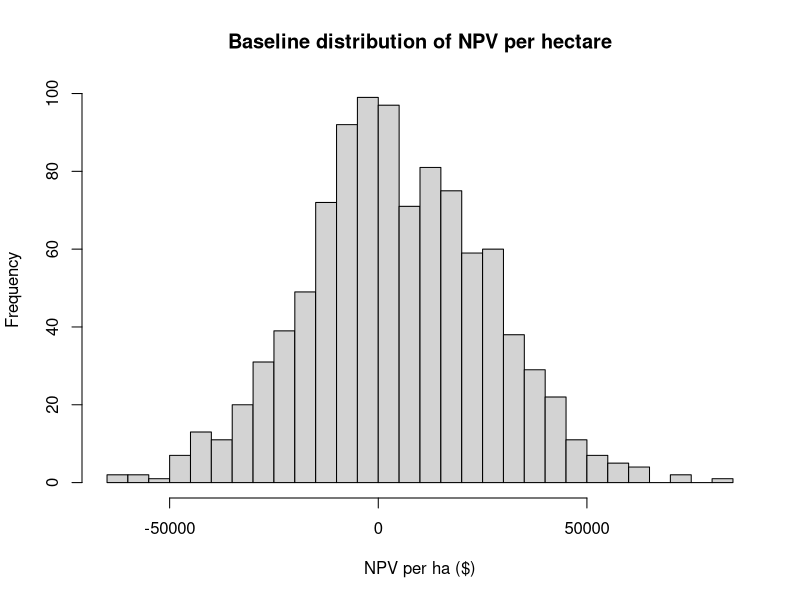
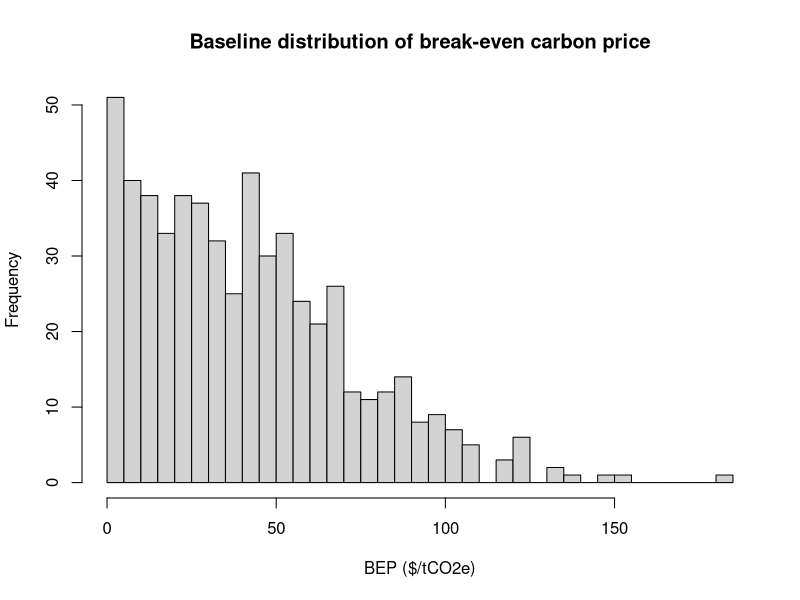
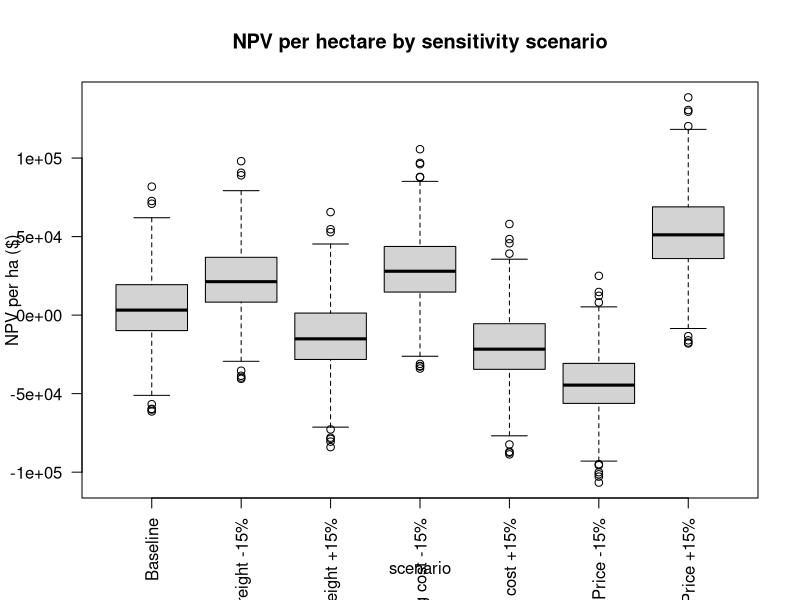
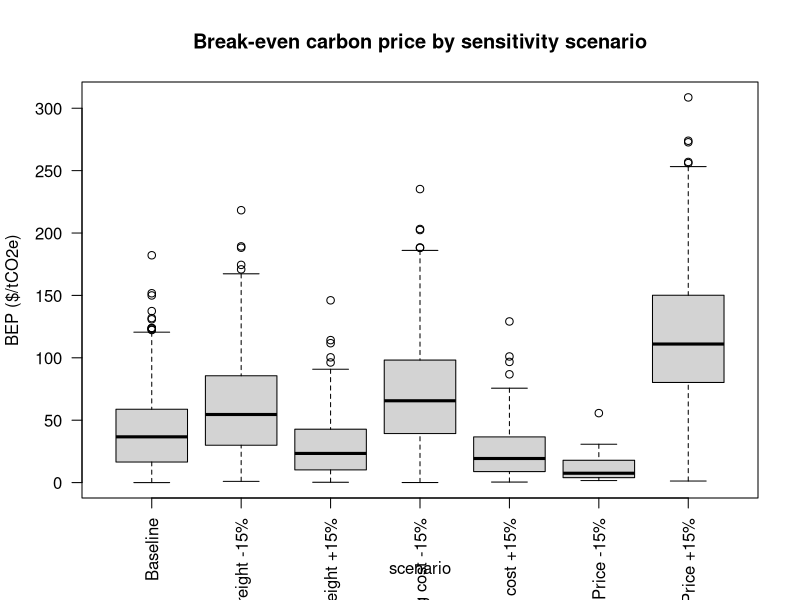

Reproduce these figures in R, in order.
# ============================================================
# Monte Carlo NPV with STOCHASTIC two-leg freight
# + Sensitivity analysis: price, freight, and operating cost
#   each increase/decrease by 15%
#
# TON BASIS:
# - Yields are tons
# - Prices & costs are $/ton
# - Freight is generated as $/m3, then converted to $/ton
# ============================================================

suppressPackageStartupMessages({
  library(dplyr)
  library(tidyr)
  library(tibble)
})

# --------------------------
# 0) Helper
# --------------------------
km_to_cost_per_m3 <- function(km, rate_per_km, capacity_m3_per_TL) {
  (rate_per_km * km) / capacity_m3_per_TL
}

expand_to_all_iters <- function(mean_path_tbl, value_cols, iter_ids) {
  stopifnot("year" %in% names(mean_path_tbl))
  stopifnot(all(value_cols %in% names(mean_path_tbl)))
  
  grid <- tidyr::crossing(
    iteration = iter_ids,
    year      = sort(unique(mean_path_tbl$year))
  )
  
  out <- dplyr::left_join(grid, mean_path_tbl, by = "year") |>
    dplyr::arrange(iteration, year)
  
  dplyr::select(out, iteration, year, dplyr::all_of(value_cols))
}

# --------------------------
# 1) Read data
# --------------------------
costs_data  <- read.csv("data/simulated_costs.csv")
prices_data <- read.csv("data/simulated_peat_prices_lognormal_t.csv")
yield_t     <- read.csv("data/simulated_peat_volume_t.csv")  # yield is TON/ha

# Ensure types
costs_data  <- costs_data |>
  dplyr::mutate(
    iteration = as.integer(iteration),
    year = as.integer(year)
  )

prices_data <- prices_data |>
  dplyr::mutate(
    iteration = as.integer(iteration),
    year = as.integer(year)
  )

yield_t     <- yield_t |>
  dplyr::mutate(
    iteration = as.integer(iteration),
    year = as.integer(year)
  )

# Standardize names
costs_data <- costs_data |> dplyr::rename(costs_t = costs)
yield_t    <- yield_t    |> dplyr::rename(tons_ha = yield_t)

# Build balanced base panel
base_panel <- prices_data |> 
  dplyr::select(iteration, year, price_t) |>
  dplyr::inner_join(
    costs_data |> dplyr::select(iteration, year, costs_t),
    by = c("iteration", "year")
  ) |>
  dplyr::inner_join(
    yield_t |> dplyr::select(iteration, year, tons_ha),
    by = c("iteration", "year")
  ) |>
  dplyr::arrange(iteration, year)

iter_ids   <- sort(unique(base_panel$iteration))
years_vec  <- sort(unique(base_panel$year))
N_iter     <- length(iter_ids)
final_year <- max(years_vec)

# --------------------------
# 2) Key parameters
# --------------------------
area_ha       <- 100
discount_rate <- 0.07
depr_rate     <- 0.08

# --- Bale-based volume conversion ---
bale_ft3           <- 6
compression_factor <- 2
ft3_to_m3          <- 0.028317
bales_per_ton      <- 26

m3_per_bale_loose <- bale_ft3 * compression_factor * ft3_to_m3
m3_per_ton_fluffy <- m3_per_bale_loose * bales_per_ton
m3_per_ton_comp   <- m3_per_ton_fluffy / compression_factor

# Royalty (originally per m3 fluffy) -> convert to $/ton using fluffy m3/ton
royalty_per_cy <- 0.11
m3_to_cy       <- 1.30795
royalty_per_m3 <- royalty_per_cy * m3_to_cy
royalty_per_t  <- royalty_per_m3 * m3_per_ton_fluffy

# Restoration (paid in final year, per ha)
restoration_cost_per_ha <- 3485

# Salvage factor
salvage_factor <- (1 - depr_rate)^final_year

# --------------------------
# 3) Year-0 fixed costs (draw per iteration)
# --------------------------
set.seed(123)
initial_costs <- runif(N_iter, min = 2051500, max = 2653000)
env_app_costs <- runif(N_iter, min = 300000,  max = 1000000)

initial_df <- tibble::tibble(
  iteration              = iter_ids,
  initial_cost_equipment = initial_costs,
  env_app_cost           = env_app_costs
) |>
  dplyr::mutate(
    total_initial_cost = initial_cost_equipment + env_app_cost,
    salvage_equipment  = initial_cost_equipment * salvage_factor
  )

# --------------------------
# 4) Freight assumptions
# --------------------------
# Leg 1: Bog -> Plant (bulk TLs) [FLUFFY volume basis]
leg1_rate_per_km <- 2.00
leg1_cap_m3_TL   <- 125
leg1_dist_km     <- c(379, 429, 505, 278, 207)

# Leg 2: Plant -> Customer (palletized TLs) [COMPRESSED volume basis]
leg2_rate_per_km <- 0.66
leg2_cap_m3_TL   <- 71
bc_dist_km       <- 1023
ca_dist_km_vec   <- c(1964, 2148, 2284)
share_CA         <- 0.50

# --------------------------
# 5) Build stochastic freight
# --------------------------
set.seed(456)
iy_grid <- tidyr::crossing(iteration = iter_ids, year = years_vec)

freight_draws <- iy_grid |>
  dplyr::mutate(
    leg1_km = sample(leg1_dist_km, size = dplyr::n(), replace = TRUE),
    is_CA   = runif(dplyr::n()) < share_CA,
    leg2_km = ifelse(
      is_CA,
      sample(ca_dist_km_vec, size = dplyr::n(), replace = TRUE),
      bc_dist_km
    ),
    
    freight1_m3_fluffy     = km_to_cost_per_m3(leg1_km, leg1_rate_per_km, leg1_cap_m3_TL),
    freight2_m3_compressed = km_to_cost_per_m3(leg2_km, leg2_rate_per_km, leg2_cap_m3_TL),
    
    freight1_t_fluffy     = freight1_m3_fluffy     * m3_per_ton_fluffy,
    freight2_t_compressed = freight2_m3_compressed * m3_per_ton_comp
  ) |>
  dplyr::select(iteration, year, is_CA, freight1_t_fluffy, freight2_t_compressed)

summary(freight_draws)
num_cols_fd <- sapply(freight_draws, is.numeric)
sapply(freight_draws[, num_cols_fd, drop = FALSE], sd, na.rm = TRUE)

# ============================================================
# 6) Carbon emissions (fixed across sensitivity scenarios)
# ============================================================

# ---- 6.1 Carbon-accounting parameters ----
k_decay    <- 0.054
C_frac_dry <- 0.46

moisture_frac <- 0.50
dry_frac      <- 1 - moisture_frac

EF_onsite_value <- 1.4
EF_unit         <- "tC"

# ---- 6.2 Conversion ----
tC_to_tCO2 <- function(tC) tC * (44 / 12)

# ---- 6.3 Off-site emissions ----
offsite_emissions_time_integrated <- function(m_tC, k) {
  Tn <- length(m_tC)
  R  <- numeric(Tn)
  E  <- numeric(Tn)
  
  for (t in seq_len(Tn)) {
    R[t] <- m_tC[t] + (1 - k) * ifelse(t == 1, 0, R[t - 1])
    E[t] <- k * R[t]
  }
  E
}

# ---- 6.4 Emissions depend only on physical production, not price/cost scenarios ----
emissions_df <- base_panel |>
  dplyr::group_by(iteration) |>
  dplyr::arrange(year, .by_group = TRUE) |>
  dplyr::mutate(
    area_ha    = area_ha,
    total_tons = tons_ha * area_ha,
    m_tC       = total_tons * dry_frac * C_frac_dry,
    offsite_tC = offsite_emissions_time_integrated(m_tC, k_decay),
    offsite_tCO2e = tC_to_tCO2(offsite_tC),
    
    onsite_tCO2e = if (EF_unit == "tC") {
      tC_to_tCO2(EF_onsite_value * area_ha)
    } else {
      EF_onsite_value * area_ha
    },
    
    total_tCO2e = onsite_tCO2e + offsite_tCO2e,
    disc_tCO2e  = total_tCO2e / ((1 + discount_rate)^year)
  ) |>
  dplyr::ungroup()

# ---- 6.5 PV emissions per iteration ----
pv_emis <- emissions_df |>
  dplyr::group_by(iteration) |>
  dplyr::summarise(
    T = max(year),
    area_ha = first(area_ha),
    
    PV_onsite_1T  = sum(onsite_tCO2e  / ((1 + discount_rate)^year), na.rm = TRUE),
    PV_offsite_1T = sum(offsite_tCO2e / ((1 + discount_rate)^year), na.rm = TRUE),
    
    offsite_T = offsite_tCO2e[year == T][1],
    
    PV_offsite_tail = (offsite_T / ((1 + discount_rate)^T)) *
      ((1 - k_decay) / (discount_rate + k_decay)),
    
    PV_tCO2e_total  = PV_onsite_1T + PV_offsite_1T + PV_offsite_tail,
    PV_tCO2e_per_ha = PV_tCO2e_total / area_ha,
    .groups = "drop"
  )

cat("\n--- PV emissions (tCO2e/ha), INCLUDING infinite off-site tail ---\n")
print(summary(pv_emis$PV_tCO2e_per_ha))

# ============================================================
# 7) Scenario runner
# ============================================================

run_project_scenario <- function(price_mult = 1,
                                 freight_mult = 1,
                                 cost_mult = 1) {
  
  all_data <- base_panel |>
    dplyr::inner_join(freight_draws, by = c("iteration", "year")) |>
    dplyr::left_join(initial_df, by = "iteration") |>
    dplyr::mutate(
      # scenario-adjusted unit values
      price_t_scn     = price_t * price_mult,
      costs_t_scn     = costs_t * cost_mult,
      freight1_t_scn  = freight1_t_fluffy * freight_mult,
      freight2_t_scn  = freight2_t_compressed * freight_mult,
      
      # quantities
      total_tons          = tons_ha * area_ha,
      total_fluffy_m3     = total_tons * m3_per_ton_fluffy,
      total_compressed_m3 = total_tons * m3_per_ton_comp,
      
      # cash flow
      revenue             = price_t_scn * total_tons,
      variable_cost_total = costs_t_scn * total_tons,
      royalty_total       = royalty_per_t * total_tons,
      restoration_total   = dplyr::if_else(year == final_year,
                                           restoration_cost_per_ha * area_ha,
                                           0),
      
      freight1_total = freight1_t_scn * total_tons,
      freight2_total = freight2_t_scn * total_tons,
      freight_total  = freight1_total + freight2_total,
      
      net_cash            = revenue - variable_cost_total - royalty_total -
        restoration_total - freight_total,
      discount_factor     = (1 + discount_rate)^year,
      discounted_net_cash = net_cash / discount_factor
    )
  
  pv_flows <- all_data |>
    dplyr::group_by(iteration) |>
    dplyr::summarise(
      PV_net_cash = sum(discounted_net_cash),
      .groups = "drop"
    )
  
  NPV_results <- initial_df |>
    dplyr::inner_join(pv_flows, by = "iteration") |>
    dplyr::mutate(
      PV_salvage        = salvage_equipment / ((1 + discount_rate)^final_year),
      NPV_total_project = PV_net_cash + PV_salvage - total_initial_cost,
      NPV_per_ha        = NPV_total_project / area_ha
    )
  
  BEP_results <- NPV_results |>
    dplyr::left_join(pv_emis, by = "iteration") |>
    dplyr::mutate(
      BEP = dplyr::if_else(
        NPV_per_ha > 0,
        NPV_per_ha / PV_tCO2e_per_ha,
        NA_real_
      )
    )
  
  summary_row <- tibble::tibble(
    mean_NPV_per_ha   = mean(NPV_results$NPV_per_ha, na.rm = TRUE),
    sd_NPV_per_ha     = sd(NPV_results$NPV_per_ha, na.rm = TRUE),
    max_NPV_per_ha    = max(NPV_results$NPV_per_ha, na.rm = TRUE),
    p_NPV_positive    = mean(NPV_results$NPV_per_ha > 0, na.rm = TRUE),
    mean_BEP          = mean(BEP_results$BEP, na.rm = TRUE),
    sd_BEP            = sd(BEP_results$BEP, na.rm = TRUE),
    n_BEP             = sum(!is.na(BEP_results$BEP)),
    n_excluded_BEP    = sum(is.na(BEP_results$BEP))
  )
  
  list(
    all_data     = all_data,
    NPV_results  = NPV_results,
    BEP_results  = BEP_results,
    summary_row  = summary_row
  )
}

# ============================================================
# 8) Sensitivity scenarios
# ============================================================

scenario_tbl <- tibble::tibble(
  scenario     = c("Baseline",
                   "Price +15%",
                   "Price -15%",
                   "Freight +15%",
                   "Freight -15%",
                   "Operating cost +15%",
                   "Operating cost -15%"),
  price_mult   = c(1.00, 1.15, 0.85, 1.00, 1.00, 1.00, 1.00),
  freight_mult = c(1.00, 1.00, 1.00, 1.15, 0.85, 1.00, 1.00),
  cost_mult    = c(1.00, 1.00, 1.00, 1.00, 1.00, 1.15, 0.85)
)

scenario_outputs <- vector("list", nrow(scenario_tbl))
summary_list     <- vector("list", nrow(scenario_tbl))

for (i in seq_len(nrow(scenario_tbl))) {
  scn <- scenario_tbl[i, ]
  
  tmp <- run_project_scenario(
    price_mult   = scn$price_mult,
    freight_mult = scn$freight_mult,
    cost_mult    = scn$cost_mult
  )
  
  tmp$NPV_results <- tmp$NPV_results |>
    dplyr::mutate(scenario = scn$scenario, .before = 1)
  
  tmp$BEP_results <- tmp$BEP_results |>
    dplyr::mutate(scenario = scn$scenario, .before = 1)
  
  scenario_outputs[[i]] <- tmp
  
  summary_list[[i]] <- tmp$summary_row |>
    dplyr::mutate(scenario = scn$scenario, .before = 1)
}

NPV_all <- dplyr::bind_rows(lapply(scenario_outputs, function(x) x$NPV_results))
BEP_all <- dplyr::bind_rows(lapply(scenario_outputs, function(x) x$BEP_results))

sensitivity_summary <- dplyr::bind_rows(summary_list)

# Add change relative to baseline
baseline_mean_npv <- sensitivity_summary$mean_NPV_per_ha[
  sensitivity_summary$scenario == "Baseline"
]
baseline_max_npv <- sensitivity_summary$max_NPV_per_ha[
  sensitivity_summary$scenario == "Baseline"
]
baseline_mean_bep <- sensitivity_summary$mean_BEP[
  sensitivity_summary$scenario == "Baseline"
]

sensitivity_summary <- sensitivity_summary |>
  dplyr::mutate(
    delta_mean_NPV_per_ha = mean_NPV_per_ha - baseline_mean_npv,
    pct_change_mean_NPV   = 100 * (mean_NPV_per_ha / baseline_mean_npv - 1),
    
    delta_max_NPV_per_ha  = max_NPV_per_ha - baseline_max_npv,
    pct_change_max_NPV    = 100 * (max_NPV_per_ha / baseline_max_npv - 1),
    
    delta_mean_BEP        = mean_BEP - baseline_mean_bep,
    pct_change_mean_BEP   = 100 * (mean_BEP / baseline_mean_bep - 1)
  )

cat("\n--- Sensitivity summary: NPV and BEP ---\n")
print(sensitivity_summary)

# ============================================================
# 9) Baseline outputs
# ============================================================

baseline_out <- scenario_outputs[[which(scenario_tbl$scenario == "Baseline")]]

cat("\n--- Baseline NPV (includes negative values) ---\n")
print(summary(baseline_out$NPV_results$NPV_per_ha))
cat("Mean:", mean(baseline_out$NPV_results$NPV_per_ha, na.rm = TRUE), "\n")
cat("SD:",   sd(baseline_out$NPV_results$NPV_per_ha,   na.rm = TRUE), "\n")
cat("Max:",  max(baseline_out$NPV_results$NPV_per_ha,  na.rm = TRUE), "\n")
cat("P(NPV>0):", mean(baseline_out$NPV_results$NPV_per_ha > 0, na.rm = TRUE), "\n")

cat("\n--- Baseline break-even carbon price ($/tCO2e), only for simulations with positive NPV ---\n")
print(summary(baseline_out$BEP_results$BEP))
cat("Mean BEP:", mean(baseline_out$BEP_results$BEP, na.rm = TRUE), "\n")
cat("SD BEP:",   sd(baseline_out$BEP_results$BEP,   na.rm = TRUE), "\n")
cat("Number of BEP observations:", sum(!is.na(baseline_out$BEP_results$BEP)), "\n")
cat("Excluded negative-NPV observations:", sum(is.na(baseline_out$BEP_results$BEP)), "\n")

# ============================================================
# 10) Plots
# ============================================================

hist(
  baseline_out$NPV_results$NPV_per_ha,
  breaks = 30,
  main = "Baseline distribution of NPV per hectare",
  xlab = "NPV per ha ($)"
)

hist(
  baseline_out$BEP_results$BEP,
  breaks = 30,
  main = "Baseline distribution of break-even carbon price",
  xlab = "BEP ($/tCO2e)"
)

boxplot(
  NPV_per_ha ~ scenario,
  data = NPV_all,
  las = 2,
  main = "NPV per hectare by sensitivity scenario",
  ylab = "NPV per ha ($)"
)

boxplot(
  BEP ~ scenario,
  data = BEP_all,
  las = 2,
  main = "Break-even carbon price by sensitivity scenario",
  ylab = "BEP ($/tCO2e)"
)

# ============================================================
# 11) Diagnostics for emissions
# ============================================================

check_components <- emissions_df |>
  dplyr::group_by(year) |>
  dplyr::summarise(
    mean_onsite  = mean(onsite_tCO2e,  na.rm = TRUE),
    mean_offsite = mean(offsite_tCO2e, na.rm = TRUE),
    mean_total   = mean(total_tCO2e,   na.rm = TRUE),
    .groups = "drop"
  )

print(
  check_components |>
    dplyr::mutate(
      dplyr::across(dplyr::where(is.numeric), ~ sprintf("%.2f", .x))
    )
)

mass_balance <- emissions_df |>
  dplyr::group_by(iteration) |>
  dplyr::summarise(
    T = max(year),
    sum_m_tC   = sum(m_tC),
    sum_E_1T   = sum(offsite_tC),
    tail_undisc = offsite_tC[year == T][1] * (1 - k_decay) / k_decay,
    sum_E_inf   = sum_E_1T + tail_undisc,
    diff        = sum_E_inf - sum_m_tC,
    .groups = "drop"
  )

cat("\n--- Mass balance check (tC): diff should be ~0 ---\n")
print(summary(mass_balance$diff))

tail_share <- pv_emis |>
  dplyr::mutate(
    tail_share = PV_offsite_tail / (PV_offsite_1T + PV_offsite_tail)
  )

cat("\n--- PV off-site tail share (tail / total off-site PV) ---\n")
print(summary(tail_share$tail_share))
